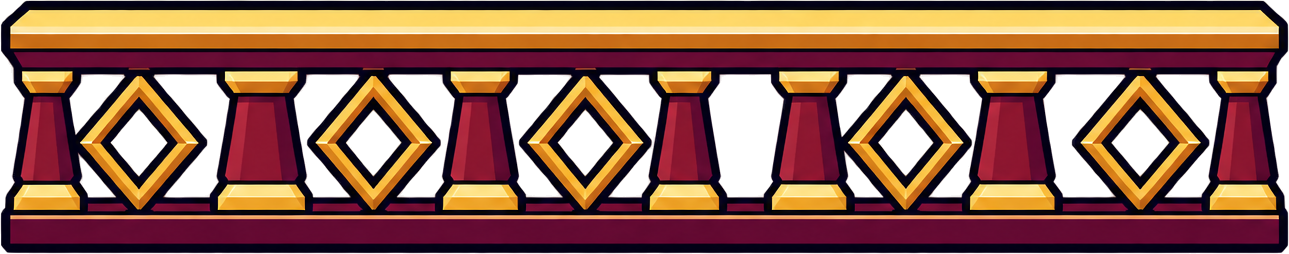
#> input picture Assets/ANIMOL/Art/ANIMOL_ECHO_THEATER_CONNECTED_DECOR_V01/Authoring/networks_a_exports/production/components/carved_stage_balustrade_h_native.png, 1289 x 254 px, given in place of Lobby_T01_native.png, which was not available
$ python validate_native.py
#> lines starting #> are read from the running program, lines starting #| are printed output that depends on the picture; pictures that were not available may be replaced by others from this repository, and a replacement may not be noted
"""Compare actual Unity GPU captures against an independent integer pixel compositor."""
from pathlib import Path
import json
import math
from PIL import Image

ROOT = Path(__file__).resolve().parents[2]
ASSETS = ROOT / "Docs/Inbox/ANIMOL_main_ui_v7/runtime/assets"
CAPTURES = ROOT / "Docs/MainUiV7/Captures"
W, H = 352, 704


def direction(slot, salt):
    x = (((slot + 11) * 92821) ^ (salt * 0x9E3779B1)) & 0xFFFFFFFF
    x = (x + 117) & 0xFFFFFFFF
    x ^= (x << 13) & 0xFFFFFFFF
    x ^= x >> 17
    x ^= (x << 5) & 0xFFFFFFFF
    return -1 if x < 0x80000000 else 1


def draw(output, source, x, y, width, height):
    # Explicit point lookup at destination pixel centers, independent of Unity texture sampling.
    source = source.convert("RGBA")
    src = source.load()
    dst = output.load()
    for dy in range(max(0,y),min(H,y+height)):
        sy = math.floor((dy+.5-y)*source.height/height)
        for dx in range(max(0,x),min(W,x+width)):
            sx = math.floor((dx+.5-x)*source.width/width)
            pixel = src[sx,sy]
            if pixel[3] == 255:
                dst[dx,dy] = pixel[:3]


def scene(slot, p, t):
    output = Image.new("RGB", (W,H), (26,28,44))
    def plane(name, scale, speed):
        rnd = lambda value: math.floor(value + .5)
        width, height = rnd(W * scale), rnd(H * scale)
        x = rnd((W-width)/2 + direction(slot, 91)*88*(p-.5)*speed)
        y = rnd((H-height)/2 + 72*(p-.5)*speed)
        draw(output, Image.open(ASSETS / f"T{slot%5+1:02}-{name}.png"), x, y, width, height)
    plane("far", 1.16, .30)
    plane("mid", 1.36, .62)
    plane("platform", 1, 0)
    run = direction(slot, 314)
    frame = math.floor(t*14) % 8
    sheet = Image.open(ASSETS / ("rabbit-run-right.png" if run == 1 else "rabbit-run-left.png"))
    rabbit = sheet.crop((frame*64, 0, (frame+1)*64, 96))
    x = math.floor((-64+p*416 if run == 1 else 352-p*416) + .5)
    draw(output, rabbit, x, 436, 64, 96)
    plane("near", 1.6, 1.6)
    return output


def render(t):
    slot = math.floor(t/5)
    local = t-slot*5
    current = scene(slot, local/5, t)
    if slot > 0 and local < .36:
        previous = scene(slot-1, .999, t)
        for y in range(0,H,8):
            for x in range(0,W,8):
                if not .5*x/W+.5*y/H < local/.36*1.22-.11:
                    current.paste(previous.crop((x,y,x+8,y+8)), (x,y))
    return current


samples = {f"Lobby_T{i+1:02}": i*5+2.25 for i in range(5)}
samples.update({"Wipe_5.00": 5, "Wipe_5.18": 5.18, "Wipe_5.36": 5.36, "Wipe_25.18": 25.18})
results = []
for name, time in samples.items():
    actual = Image.open(CAPTURES / (name+"_native.png")).convert("RGB")
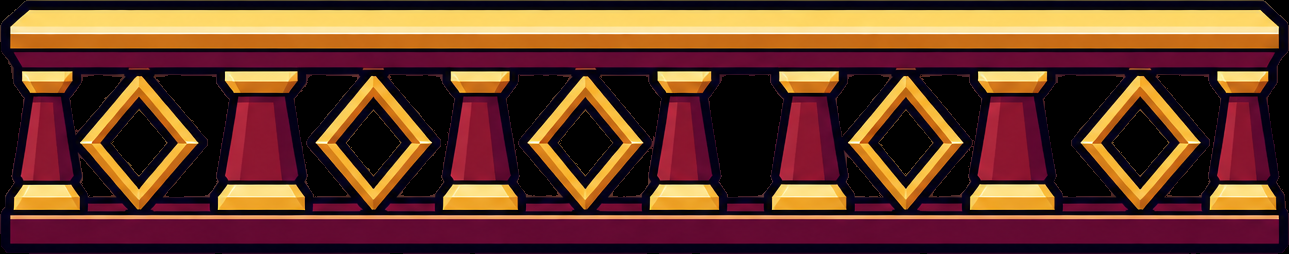
#> actual: PIL image 1289x254 RGB; mean R, G, B 100.3, 56.6, 41.8
    expected = render(time)
#> in scene, `output = Image.new("RGB", (W,H), (26,28,44))`:
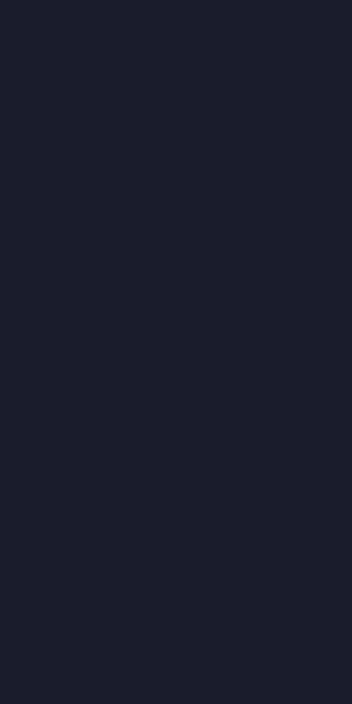
#> output: PIL image 352x704 RGB; mean R, G, B 26, 28, 44
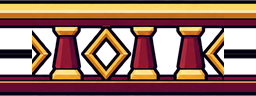
#> input picture Assets/ANIMOL/Art/ANIMOL_ECHO_THEATER_CONNECTED_DECOR_V01/Authoring/networks_a_exports/production/components/carved_stage_balustrade_horizontal_carrier.png, 256 x 96 px, given in place of T01-far.png, which was not available
#> in draw, source is the input picture: PIL image 256x96 RGBA; mean R, G, B, A 91.1, 50.9, 39.4, 195.1
#> in plane, `draw(output, Image.open(ASSETS / f"T{slot%5+1:02}-{name}.png"), x, y, ..`:
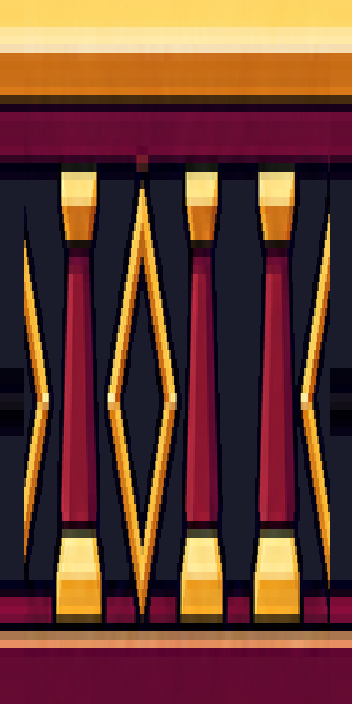
#> output: PIL image 352x704 RGB; mean R, G, B 103.6, 60.5, 50.2
#> call 2 of plane, with name = 'mid', scale = 1.36, speed = 0.62
#> in plane (call 2), `draw(output, Image.open(ASSETS / f"T{slot%5+1:02}-{name}.png"), x, y, ..`:
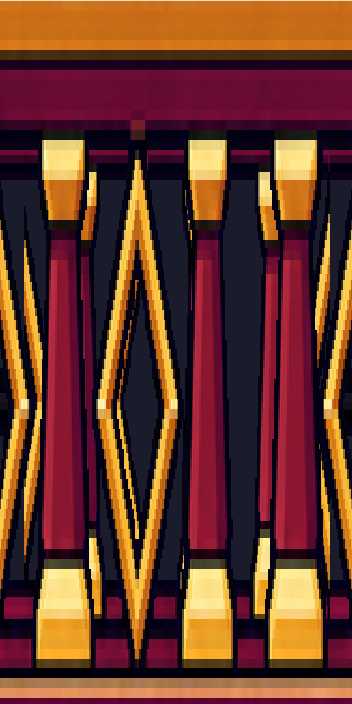
#> output: PIL image 352x704 RGB; mean R, G, B 106, 56.4, 42.8
#> (the run stopped early here; a loop or call above may not have finished)
